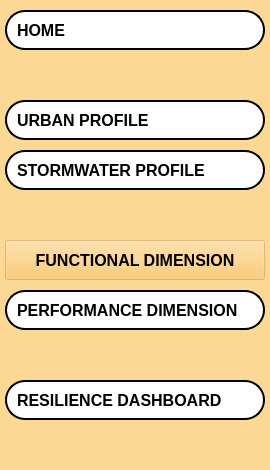
       <widget class="QWidget" name="LeftMenuWidget_2" native="true">
        <property name="sizePolicy">
         <sizepolicy hsizetype="Fixed" vsizetype="Preferred">
          <horstretch>0</horstretch>
          <verstretch>0</verstretch>
         </sizepolicy>
        </property>
        <property name="minimumSize">
         <size>
          <width>270</width>
          <height>0</height>
         </size>
        </property>
        <property name="styleSheet">
         <string notr="true">background-color: rgba(251, 193, 86, 100)</string>
        </property>
        <layout class="QVBoxLayout" name="verticalLayout_9">
         <property name="spacing">
          <number>10</number>
         </property>
         <property name="leftMargin">
          <number>5</number>
         </property>
         <property name="topMargin">
          <number>10</number>
         </property>
         <property name="rightMargin">
          <number>5</number>
         </property>
         <property name="bottomMargin">
          <number>10</number>
         </property>
         <item alignment="Qt::AlignLeft|Qt::AlignVCenter">
          <widget class="QPushButton" name="home_btn_2">
           <property name="sizePolicy">
            <sizepolicy hsizetype="Fixed" vsizetype="Fixed">
             <horstretch>0</horstretch>
             <verstretch>0</verstretch>
            </sizepolicy>
           </property>
           <property name="minimumSize">
            <size>
             <width>260</width>
             <height>40</height>
            </size>
           </property>
           <property name="maximumSize">
            <size>
             <width>0</width>
             <height>0</height>
            </size>
           </property>
           <property name="font">
            <font>
             <pointsize>12</pointsize>
             <bold>true</bold>
            </font>
           </property>
           <property name="styleSheet">
            <string notr="true">QPushButton {
    background-color: white;
	Text-align:left;
    border-radius: 20px;
	padding-left: 10px;
	border: 2px solid black;
}

QPushButton:checked {
    background-color: qlineargradient(spread:pad, x1:0, y1:0, x2:1, y2:0, stop:0 rgba(120, 149, 203, 255), stop:1 rgba(197, 223, 248, 255));
}
</string>
           </property>
           <property name="text">
            <string>HOME</string>
           </property>
           <property name="icon">
            <iconset resource="resources.qrc">
             <normaloff>:/icon/icons/house-64.ico</normaloff>:/icon/icons/house-64.ico</iconset>
           </property>
           <property name="iconSize">
            <size>
             <width>25</width>
             <height>25</height>
            </size>
           </property>
           <property name="checkable">
            <bool>true</bool>
           </property>
           <property name="checked">
            <bool>false</bool>
           </property>
           <property name="autoExclusive">
            <bool>true</bool>
           </property>
           <property name="autoDefault">
            <bool>false</bool>
           </property>
           <property name="default">
            <bool>false</bool>
           </property>
           <property name="flat">
            <bool>false</bool>
           </property>
          </widget>
         </item>
         <item>
          <spacer name="verticalSpacer">
           <property name="orientation">
            <enum>Qt::Vertical</enum>
           </property>
           <property name="sizeHint" stdset="0">
            <size>
             <width>20</width>
             <height>40</height>
            </size>
           </property>
          </spacer>
         </item>
         <item alignment="Qt::AlignLeft|Qt::AlignVCenter">
          <widget class="QPushButton" name="urbanprofile_btn_2">
           <property name="sizePolicy">
            <sizepolicy hsizetype="Fixed" vsizetype="Fixed">
             <horstretch>0</horstretch>
             <verstretch>0</verstretch>
            </sizepolicy>
           </property>
           <property name="minimumSize">
            <size>
             <width>260</width>
             <height>40</height>
            </size>
           </property>
           <property name="maximumSize">
            <size>
             <width>0</width>
             <height>0</height>
            </size>
           </property>
           <property name="font">
            <font>
             <pointsize>12</pointsize>
             <bold>true</bold>
            </font>
           </property>
           <property name="acceptDrops">
            <bool>false</bool>
           </property>
           <property name="styleSheet">
            <string notr="true">QPushButton {
    background-color: white;
	Text-align:left;
    border-radius: 20px;
	padding-left: 10px;
	border: 2px solid black;
}

QPushButton:checked {
	background-color: qlineargradient(spread:pad, x1:0, y1:0, x2:1, y2:0, stop:0 rgba(253, 233, 104, 255), stop:1 rgba(252, 252, 232, 255));
}
</string>
           </property>
           <property name="text">
            <string>URBAN PROFILE</string>
           </property>
           <property name="icon">
            <iconset resource="resources.qrc">
             <normaloff>:/icon/icons/city-building.ico</normaloff>:/icon/icons/city-building.ico</iconset>
           </property>
           <property name="iconSize">
            <size>
             <width>25</width>
             <height>25</height>
            </size>
           </property>
           <property name="checkable">
            <bool>true</bool>
           </property>
           <property name="autoExclusive">
            <bool>true</bool>
           </property>
           <property name="flat">
            <bool>false</bool>
           </property>
          </widget>
         </item>
         <item alignment="Qt::AlignLeft|Qt::AlignVCenter">
          <widget class="QPushButton" name="stormprofile_btn_2">
           <property name="sizePolicy">
            <sizepolicy hsizetype="Fixed" vsizetype="Fixed">
             <horstretch>0</horstretch>
             <verstretch>0</verstretch>
            </sizepolicy>
           </property>
           <property name="minimumSize">
            <size>
             <width>260</width>
             <height>40</height>
            </size>
           </property>
           <property name="maximumSize">
            <size>
             <width>0</width>
             <height>0</height>
            </size>
           </property>
           <property name="font">
            <font>
             <pointsize>12</pointsize>
             <bold>true</bold>
            </font>
           </property>
           <property name="styleSheet">
            <string notr="true">QPushButton {
    background-color: white;
	Text-align:left;
    border-radius: 20px;
	padding-left: 10px;
	border: 2px solid black;
}

QPushButton:checked {
  
	background-color: qlineargradient(spread:pad, x1:0, y1:0, x2:1, y2:0, stop:0 rgba(113, 199, 236, 255), stop:1 rgba(231, 252, 254, 255));
}
</string>
           </property>
           <property name="text">
            <string>STORMWATER PROFILE</string>
           </property>
           <property name="icon">
            <iconset resource="resources.qrc">
             <normaloff>:/icon/icons/manhole_cover-48_44623.png</normaloff>:/icon/icons/manhole_cover-48_44623.png</iconset>
           </property>
           <property name="iconSize">
            <size>
             <width>25</width>
             <height>25</height>
            </size>
           </property>
           <property name="checkable">
            <bool>true</bool>
           </property>
           <property name="autoExclusive">
            <bool>true</bool>
           </property>
          </widget>
         </item>
         <item>
          <spacer name="verticalSpacer_4">
           <property name="orientation">
            <enum>Qt::Vertical</enum>
           </property>
           <property name="sizeHint" stdset="0">
            <size>
             <width>20</width>
             <height>40</height>
            </size>
           </property>
          </spacer>
         </item>
         <item alignment="Qt::AlignLeft|Qt::AlignVCenter">
          <widget class="QPushButton" name="functional_btn_2">
           <property name="sizePolicy">
            <sizepolicy hsizetype="Fixed" vsizetype="Fixed">
             <horstretch>0</horstretch>
             <verstretch>0</verstretch>
            </sizepolicy>
           </property>
           <property name="minimumSize">
            <size>
             <width>260</width>
             <height>40</height>
            </size>
           </property>
           <property name="maximumSize">
            <size>
             <width>0</width>
             <height>0</height>
            </size>
           </property>
           <property name="font">
            <font>
             <pointsize>12</pointsize>
             <bold>true</bold>
            </font>
           </property>
           <property name="styleSheet">
            <string notr="true">QPushButton {
    background-color: white;
	Text-align:left;
    border-radius: 20px;
	padding-left: 10px;
	border: 2px solid black;
}

QPushButton:checked {
	 background-color: qlineargradient(spread:pad, x1:0, y1:0, x2:1, y2:0, stop:0 rgba(193, 208, 181, 255), stop:1 rgba(228, 247, 233, 255));
}
\</string>
           </property>
           <property name="text">
            <string>FUNCTIONAL DIMENSION</string>
           </property>
           <property name="icon">
            <iconset resource="resources.qrc">
             <normaloff>:/icon/icons/settings-13-64.ico</normaloff>:/icon/icons/settings-13-64.ico</iconset>
           </property>
           <property name="iconSize">
            <size>
             <width>25</width>
             <height>25</height>
            </size>
           </property>
           <property name="checkable">
            <bool>true</bool>
           </property>
           <property name="checked">
            <bool>false</bool>
           </property>
           <property name="autoExclusive">
            <bool>true</bool>
           </property>
          </widget>
         </item>
         <item alignment="Qt::AlignLeft|Qt::AlignVCenter">
          <widget class="QPushButton" name="performance_btn_2">
           <property name="sizePolicy">
            <sizepolicy hsizetype="Fixed" vsizetype="Fixed">
             <horstretch>0</horstretch>
             <verstretch>0</verstretch>
            </sizepolicy>
           </property>
           <property name="minimumSize">
            <size>
             <width>260</width>
             <height>40</height>
            </size>
           </property>
           <property name="maximumSize">
            <size>
             <width>0</width>
             <height>0</height>
            </size>
           </property>
           <property name="font">
            <font>
             <pointsize>12</pointsize>
             <bold>true</bold>
            </font>
           </property>
           <property name="acceptDrops">
            <bool>true</bool>
           </property>
           <property name="styleSheet">
            <string notr="true">QPushButton {
    background-color: white;
	Text-align:left;
    border-radius: 20px;
	padding-left: 10px;
	border: 2px solid black;
}

QPushButton:checked {
	background-color: qlineargradient(spread:pad, x1:0, y1:0, x2:1, y2:0, stop:0 rgba(250, 152, 132, 255), stop:1 rgba(255, 243, 226, 255));
}
</string>
           </property>
           <property name="text">
            <string>PERFORMANCE DIMENSION</string>
           </property>
           <property name="icon">
            <iconset resource="resources.qrc">
             <normaloff>:/icon/icons/rain-64.ico</normaloff>:/icon/icons/rain-64.ico</iconset>
           </property>
           <property name="iconSize">
            <size>
             <width>25</width>
             <height>25</height>
            </size>
           </property>
           <property name="checkable">
            <bool>true</bool>
           </property>
           <property name="autoExclusive">
            <bool>true</bool>
           </property>
          </widget>
         </item>
         <item>
          <spacer name="verticalSpacer_8">
           <property name="orientation">
            <enum>Qt::Vertical</enum>
           </property>
           <property name="sizeHint" stdset="0">
            <size>
             <width>20</width>
             <height>40</height>
            </size>
           </property>
          </spacer>
         </item>
         <item alignment="Qt::AlignLeft|Qt::AlignVCenter">
          <widget class="QPushButton" name="dashboard_btn_2">
           <property name="sizePolicy">
            <sizepolicy hsizetype="Fixed" vsizetype="Fixed">
             <horstretch>0</horstretch>
             <verstretch>0</verstretch>
            </sizepolicy>
           </property>
           <property name="minimumSize">
            <size>
             <width>260</width>
             <height>40</height>
            </size>
           </property>
           <property name="maximumSize">
            <size>
             <width>0</width>
             <height>0</height>
            </size>
           </property>
           <property name="font">
            <font>
             <pointsize>12</pointsize>
             <bold>true</bold>
            </font>
           </property>
           <property name="acceptDrops">
            <bool>true</bool>
           </property>
           <property name="styleSheet">
            <string notr="true">QPushButton {
    background-color: white;
	Text-align:left;
    border-radius: 20px;
	padding-left: 10px;
	border: 2px solid black;
}

QPushButton:checked {
    
	background-color: qlineargradient(spread:pad, x1:0, y1:0, x2:1, y2:0, stop:0 rgba(86, 157, 170, 255), stop:1 rgba(218, 238, 236, 255));
}
</string>
           </property>
           <property name="text">
            <string>RESILIENCE DASHBOARD</string>
           </property>
           <property name="icon">
            <iconset resource="resources.qrc">
             <normaloff>:/icon/icons/dashboard-64.ico</normaloff>:/icon/icons/dashboard-64.ico</iconset>
           </property>
           <property name="iconSize">
            <size>
             <width>25</width>
             <height>25</height>
            </size>
           </property>
           <property name="checkable">
            <bool>true</bool>
           </property>
           <property name="autoExclusive">
            <bool>true</bool>
           </property>
          </widget>
         </item>
         <item>
          <spacer name="verticalSpacer_6">
           <property name="orientation">
            <enum>Qt::Vertical</enum>
           </property>
           <property name="sizeHint" stdset="0">
            <size>
             <width>20</width>
             <height>40</height>
            </size>
           </property>
          </spacer>
         </item>
        </layout>
       </widget>
